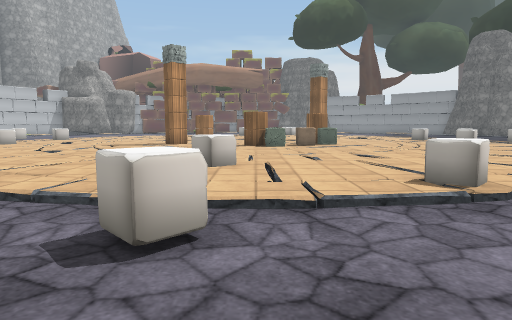
View 1 (above)

24 first-person views from a walk through a Unity game level. The camera is 1.4 m above the floor, tilts 6° down and sees 75° across. The floor is counted in squares, 2 m on a side. Each view is taken from the middle of a square. On the plan, view 1 faces up. The plan holds only what a view shows up to about 10 squares ahead; the rest is blank. The place goes on beyond the plan. The player is left out. Some animated figures are not drawn. Some surface patterns are stand-ins.

View 2
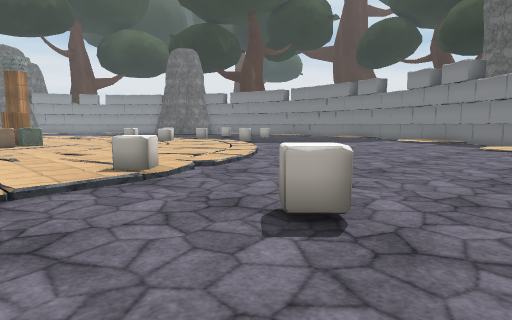

View 3
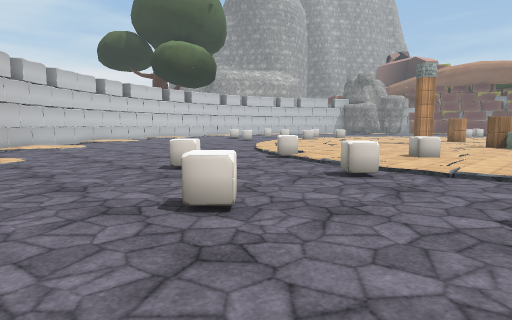

View 4
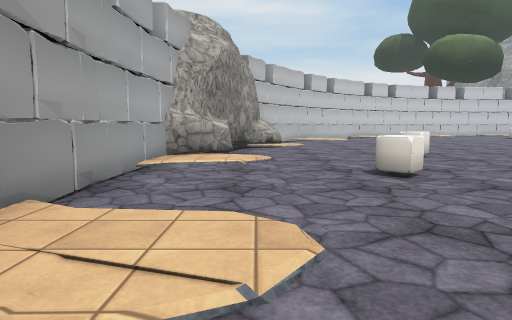

View 5
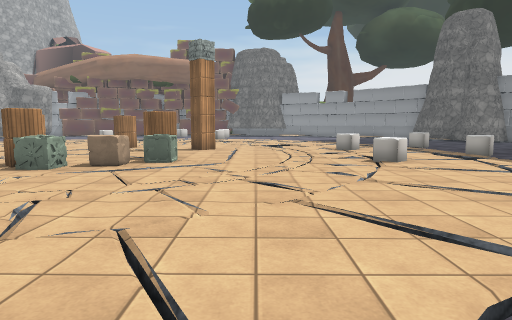

View 6
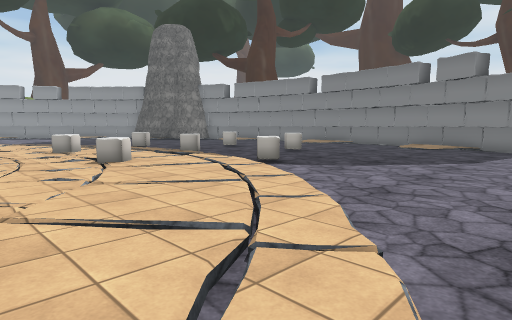

View 7
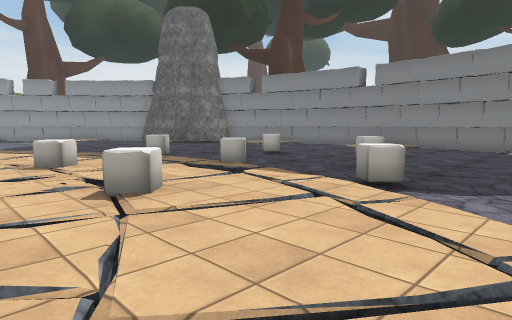

View 8
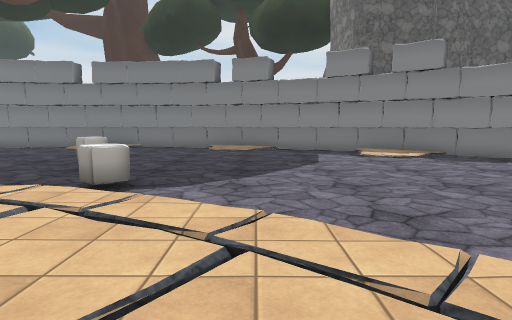

View 9
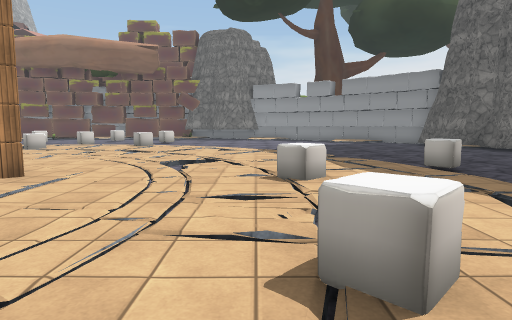

View 10
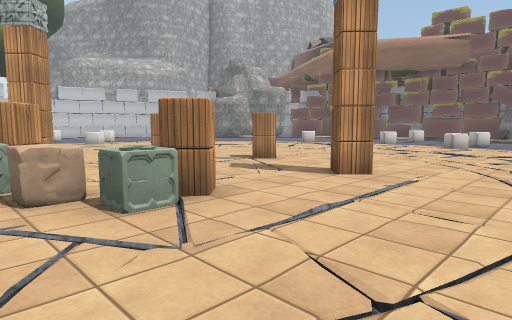

View 11
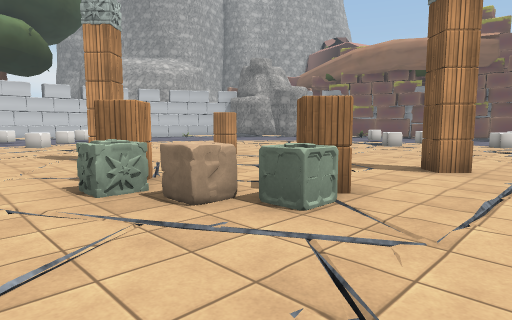

View 12
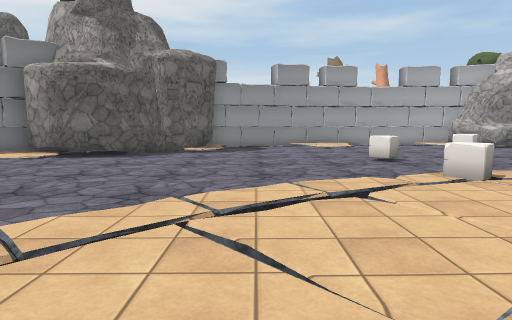

View 13
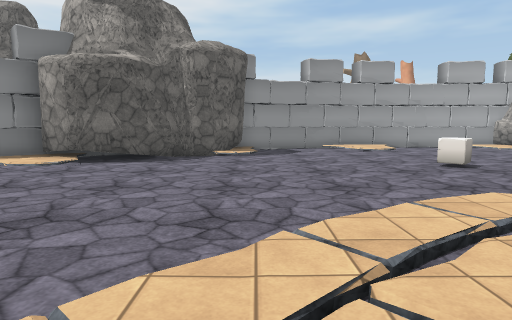

View 14
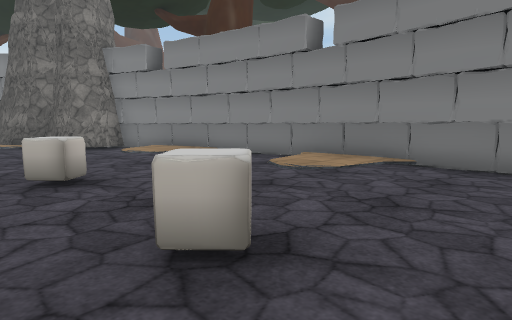

View 15
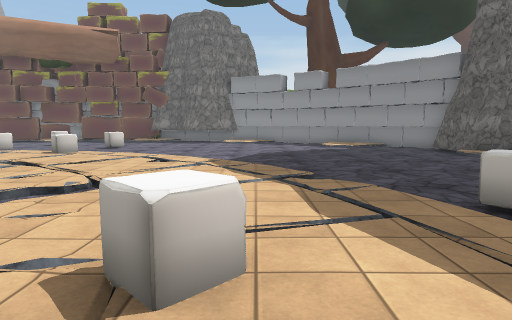

View 16
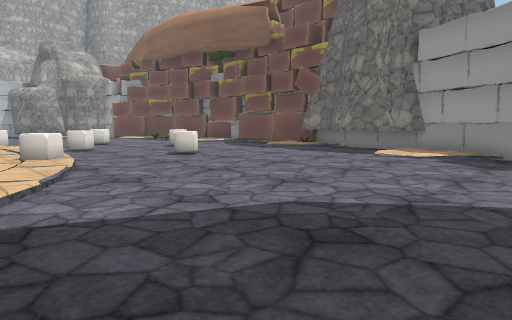

View 17
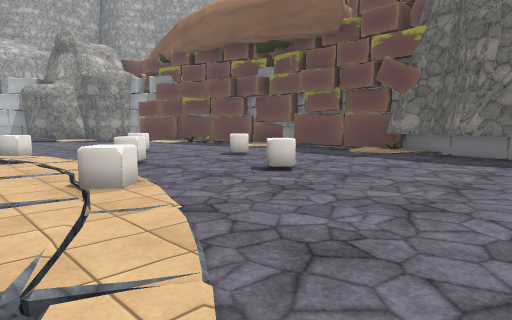

View 18
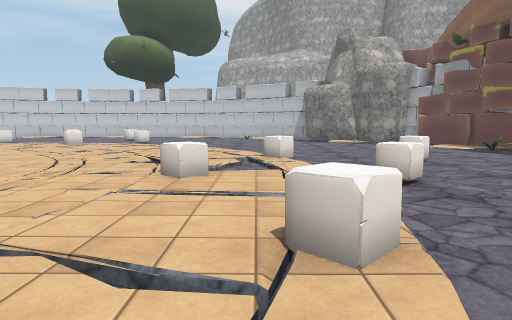

View 19
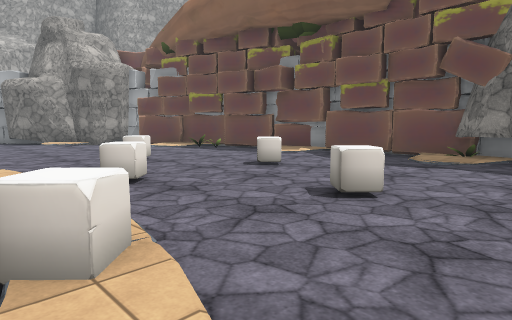

View 20
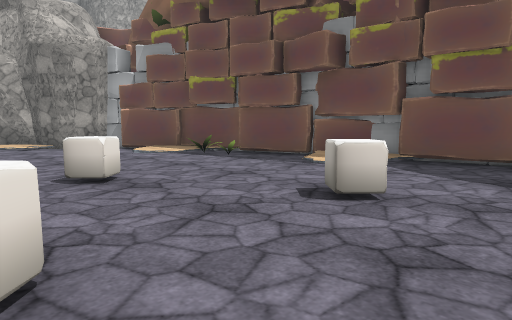

View 21
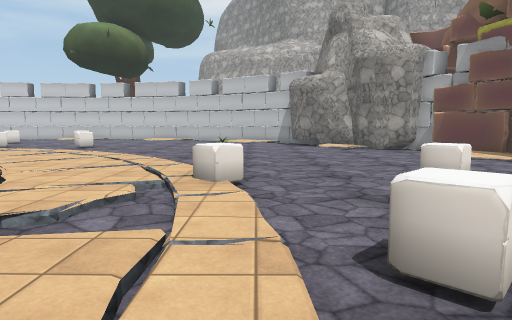

View 22
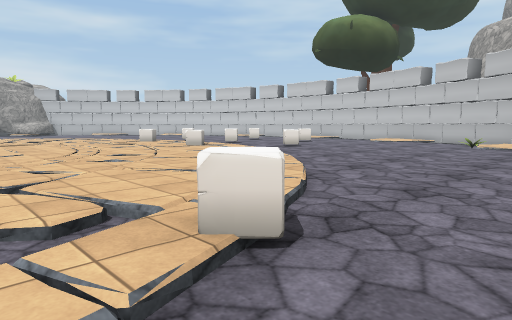

View 23
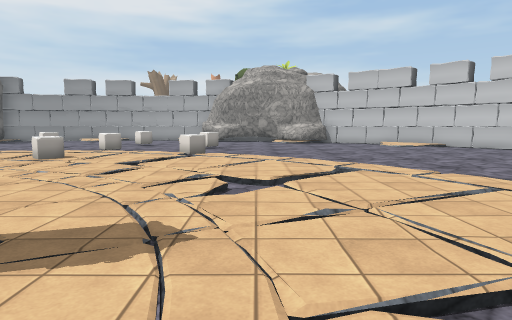

View 24
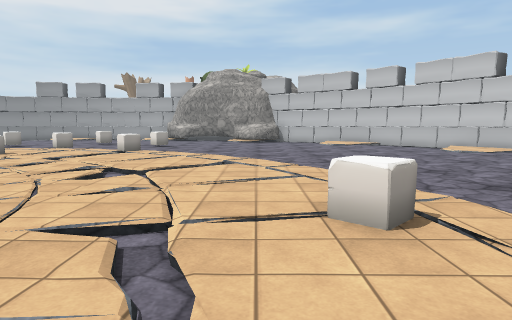

### Floor plan
Key: @ floor where view 1 was taken; # wall or solid block; . main floor; : floor 0.25 m higher than the main floor; / step, stairs or slope; P pillar; O other object.
Columns run from 15 left of view 1 to 17 right of it. Each row starts with its distance up from view 1.
 29            ########
 28         ####/:../#######
 27       ###OO.//.../.../:#
 26      ##.//...........//.
 25     ##........O.........
 24     #/......O....O......
 23      /......O....O.......
 22       ........O.............#
 21   /.........O////O/.........##
 20  //......./OO//:/O///......./#
 19  O.......//::/O::/:///.......###
 18    .....//:////::///://........#
 17     ...///://////////://......:#
 16      ..//:////:////://:/....../##
 15       //:///:/:/:/:///:/O.....  #
 14       /O////:::O:PP///O//..O....#
 13        O://::O///P::/:O//..O..//#
 12        ////::::/:::///::O...../:#
 11       /O///:PP::/O::/OO//..O....#
 10      ./O:///PP:OOO::/O://..O....#
  9      .//:/:/:::OO:://///O.......#
  8     .../::///:::::////:/....../
  7    ....///:/:::::::/:://....../
  6   ......///:::::::::///........#
  5   .......//:::OO:::///.........
  4  //......./OO/::/O///.......//#
  3 #:/.........O////O........../:#
  2    ...........O..............#
  1        .....O....O.......//.#
  0       ......O..@.O.......####
 -1     #/........O.........###
 -2         //.........../###
 -3          #.../...//../#
 -4          ####:...:/
 -5             ######

Positions as (right, up) in squares from view 1, and headings:
1: (0, 0), facing up
2: (0, -1), facing up-right
3: (2, -3), facing up-left
4: (4, -3), facing left
5: (4, 4), facing up
6: (4, 4), facing up-right
7: (5, 7), facing up-right
8: (5, 7), facing right
9: (6, 9), facing up
10: (5, 9), facing up-left
11: (4, 8), facing up-left
12: (5, 8), facing down
13: (6, 7), facing down
14: (11, 9), facing up-right
15: (7, 12), facing up
16: (9, 19), facing up-left
17: (6, 19), facing up-left
18: (4, 20), facing left
19: (4, 20), facing up-left
20: (1, 22), facing up-left
21: (1, 21), facing left
22: (-2, 22), facing down-left
23: (-5, 12), facing down
24: (-7, 13), facing down
